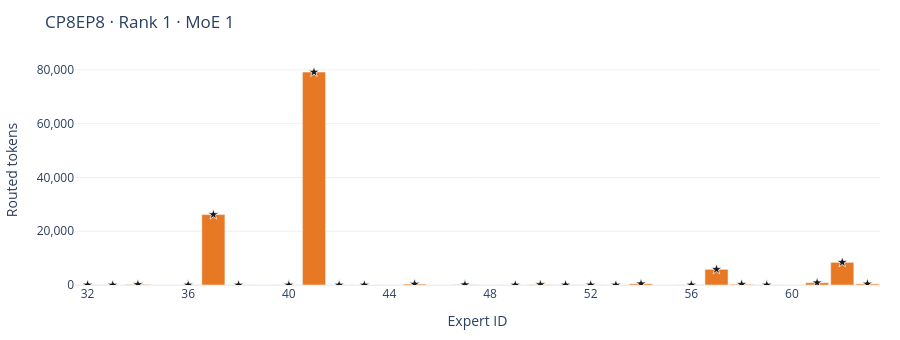

The code cell stored with this chart in its notebook:
### Code cell
visualize.expert_bars(counts, rank=1, layer=1, config='CP8EP8')

### Figure 1 — Plotly figure (JSON) as saved in the notebook; plotly's stock layout.template omitted (floating-point values rounded to 4 significant figures)
{"data": [{"hovertemplate": "Expert %{x}<br>%{y:,.0f} tokens<extra></extra>", "marker": {"color": "#E87924"}, "type": "bar", "x": [32, 33, 34, 35, 36, 37, 38, 39, 40, 41, 42, 43, 44, 45, 46, 47, 48, 49, 50, 51, 52, 53, 54, 55, 56, 57, 58, 59, 60, 61, 62, 63], "y": [43, 4, 214, 0, 17, 26193, 17, 0, 20, 79186, 12, 6, 0, 365, 0, 107, 0, 7, 162, 36, 29, 5, 463, 0, 41, 5831, 267, 30, 0, 854, 8436, 425]}, {"hovertemplate": "Expert %{x}<br>%{y:,.0f} tokens<extra></extra>", "marker": {"color": "#1A1A1A", "line": {"color": "white", "width": 0.75}, "size": 8, "symbol": "star"}, "mode": "markers", "showlegend": false, "type": "scatter", "x": [32, 33, 34, 36, 37, 38, 40, 41, 42, 43, 45, 47, 49, 50, 51, 52, 53, 54, 56, 57, 58, 59, 61, 62, 63], "y": [43, 4, 214, 17, 26193, 17, 20, 79186, 12, 6, 365, 107, 7, 162, 36, 29, 5, 463, 41, 5831, 267, 30, 854, 8436, 425]}], "layout": {"autosize": true, "bargap": 0.08, "height": 340, "margin": {"b": 55, "l": 65, "r": 20, "t": 55}, "showlegend": false, "title": {"text": "CP8EP8 · Rank 1 · MoE 1"}, "xaxis": {"dtick": 4, "range": [31.5, 63.5], "title": {"text": "Expert ID"}}, "yaxis": {"range": [0, 85520.0], "tickformat": ",", "title": {"text": "Routed tokens"}}}}
